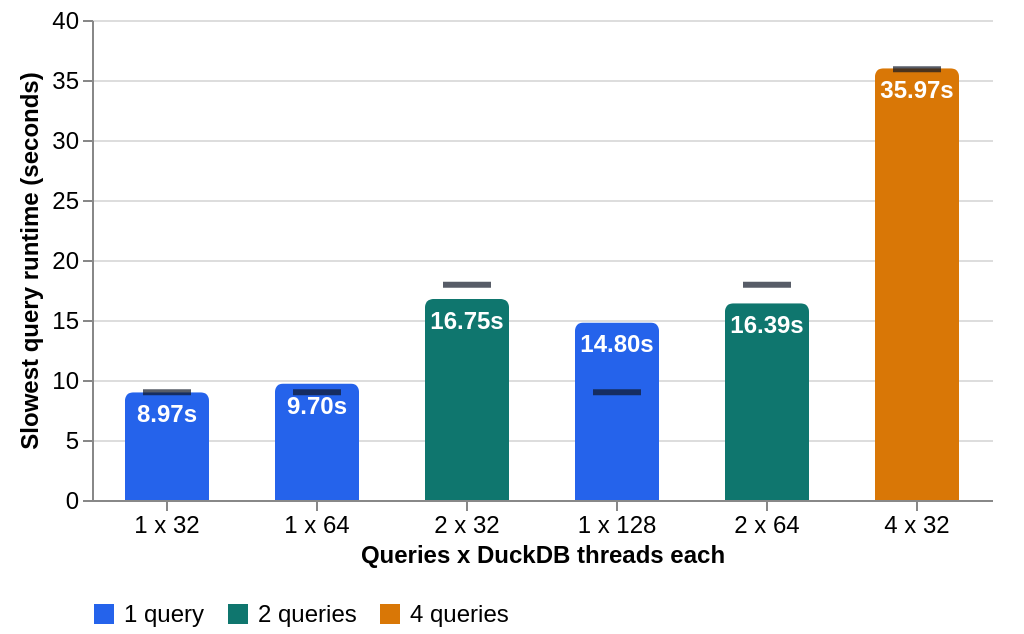

Describe this chart as a Vega-Lite specification.
### Vega-Lite specification from a JSON file in a GitHub repository (floating-point values rounded to 4 significant figures)
{"$schema": "https://vega.github.io/schema/vega-lite/v5.json", "description": "Runtime comparison for running multiple independent group/order DuckDB queries in parallel on r8id.32xlarge.", "width": 450, "height": 240, "padding": {"left": 8, "right": 16, "top": 4, "bottom": 4}, "config": {"view": {"stroke": null}, "axis": {"labelFontSize": 12, "titleFontSize": 12}, "legend": {"orient": "bottom", "direction": "horizontal", "titleFontSize": 12, "labelFontSize": 12, "title": "Parallel queries"}}, "data": {"values": [{"sort_order": 1, "config_label": "1 x 32", "query_count_label": "1 query", "query_count": 1, "threads_per_query": 32, "total_threads": 32, "max_query_seconds": 8.972, "avg_query_seconds": 8.972, "wall_seconds": 11.07, "sequential_query_seconds": 8.972, "runtime_vs_sequential": 1.0, "runtime_vs_sequential_label": "1.00x", "throughput_queries_per_second": 0.0903, "avg_cpu_percent": 12.4, "max_query_label": "8.97s", "sequential_label": "8.97s"}, {"sort_order": 2, "config_label": "1 x 64", "query_count_label": "1 query", "query_count": 1, "threads_per_query": 64, "total_threads": 64, "max_query_seconds": 9.701, "avg_query_seconds": 9.701, "wall_seconds": 11.32, "sequential_query_seconds": 8.972, "runtime_vs_sequential": 1.08, "runtime_vs_sequential_label": "1.08x", "throughput_queries_per_second": 0.0884, "avg_cpu_percent": 18.7, "max_query_label": "9.70s", "sequential_label": "8.97s"}, {"sort_order": 3, "config_label": "2 x 32", "query_count_label": "2 queries", "query_count": 2, "threads_per_query": 32, "total_threads": 64, "max_query_seconds": 16.75, "avg_query_seconds": 16.61, "wall_seconds": 18.89, "sequential_query_seconds": 17.94, "runtime_vs_sequential": 0.93, "runtime_vs_sequential_label": "0.93x", "throughput_queries_per_second": 0.1059, "avg_cpu_percent": 15.1, "max_query_label": "16.75s", "sequential_label": "17.94s"}, {"sort_order": 4, "config_label": "1 x 128", "query_count_label": "1 query", "query_count": 1, "threads_per_query": 128, "total_threads": 128, "max_query_seconds": 14.8, "avg_query_seconds": 14.8, "wall_seconds": 16.46, "sequential_query_seconds": 8.972, "runtime_vs_sequential": 1.65, "runtime_vs_sequential_label": "1.65x", "throughput_queries_per_second": 0.0608, "avg_cpu_percent": 31.6, "max_query_label": "14.80s", "sequential_label": "8.97s"}, {"sort_order": 5, "config_label": "2 x 64", "query_count_label": "2 queries", "query_count": 2, "threads_per_query": 64, "total_threads": 128, "max_query_seconds": 16.39, "avg_query_seconds": 16.26, "wall_seconds": 18.62, "sequential_query_seconds": 17.94, "runtime_vs_sequential": 0.91, "runtime_vs_sequential_label": "0.91x", "throughput_queries_per_second": 0.1074, "avg_cpu_percent": 22.6, "max_query_label": "16.39s", "sequential_label": "17.94s"}, {"sort_order": 6, "config_label": "4 x 32", "query_count_label": "4 queries", "query_count": 4, "threads_per_query": 32, "total_threads": 128, "max_query_seconds": 35.97, "avg_query_seconds": 35.27, "wall_seconds": 37.55, "sequential_query_seconds": 35.89, "runtime_vs_sequential": 1.0, "runtime_vs_sequential_label": "1.00x", "throughput_queries_per_second": 0.1065, "avg_cpu_percent": 14.1, "max_query_label": "35.97s", "sequential_label": "35.89s"}]}, "encoding": {"x": {"field": "config_label", "type": "nominal", "title": "Queries x DuckDB threads each", "sort": {"field": "sort_order", "op": "min", "order": "ascending"}, "axis": {"labelAngle": 0, "labelLimit": 80, "labelLineHeight": 14}}, "y": {"field": "max_query_seconds", "type": "quantitative", "title": "Slowest query runtime (seconds)", "scale": {"domain": [0, 40]}}}, "layer": [{"mark": {"type": "bar", "cornerRadiusTopLeft": 4, "cornerRadiusTopRight": 4, "size": 42}, "encoding": {"color": {"field": "query_count_label", "type": "nominal", "scale": {"domain": ["1 query", "2 queries", "4 queries"], "range": ["#2563eb", "#0f766e", "#d97706"]}}, "tooltip": [{"field": "config_label", "type": "nominal", "title": "Configuration"}, {"field": "query_count", "type": "quantitative", "title": "Parallel queries"}, {"field": "threads_per_query", "type": "quantitative", "title": "Threads per query"}, {"field": "total_threads", "type": "quantitative", "title": "Total possible threads"}, {"field": "max_query_seconds", "type": "quantitative", "title": "Slowest query runtime (s)", "format": ".3f"}, {"field": "avg_query_seconds", "type": "quantitative", "title": "Average query runtime (s)", "format": ".3f"}, {"field": "sequential_query_seconds", "type": "quantitative", "title": "Sequential 32-thread runtime (s)", "format": ".3f"}, {"field": "runtime_vs_sequential_label", "type": "nominal", "title": "Relative to sequential baseline"}, {"field": "wall_seconds", "type": "quantitative", "title": "End-to-end phase time (s)", "format": ".3f"}, {"field": "throughput_queries_per_second", "type": "quantitative", "title": "End-to-end throughput (queries/s)", "format": ".4f"}, {"field": "avg_cpu_percent", "type": "quantitative", "title": "Average host CPU (%)", "format": ".1f"}]}}, {"mark": {"type": "tick", "thickness": 3, "size": 24, "color": "#111827"}, "encoding": {"y": {"field": "sequential_query_seconds", "type": "quantitative"}, "tooltip": [{"field": "config_label", "type": "nominal", "title": "Configuration"}, {"field": "sequential_query_seconds", "type": "quantitative", "title": "Sequential 32-thread runtime (s)", "format": ".3f"}]}}, {"mark": {"type": "text", "align": "center", "baseline": "top", "dy": 6, "fontSize": 12, "fontWeight": 700, "color": "#ffffff"}, "encoding": {"text": {"field": "max_query_label"}}}]}
